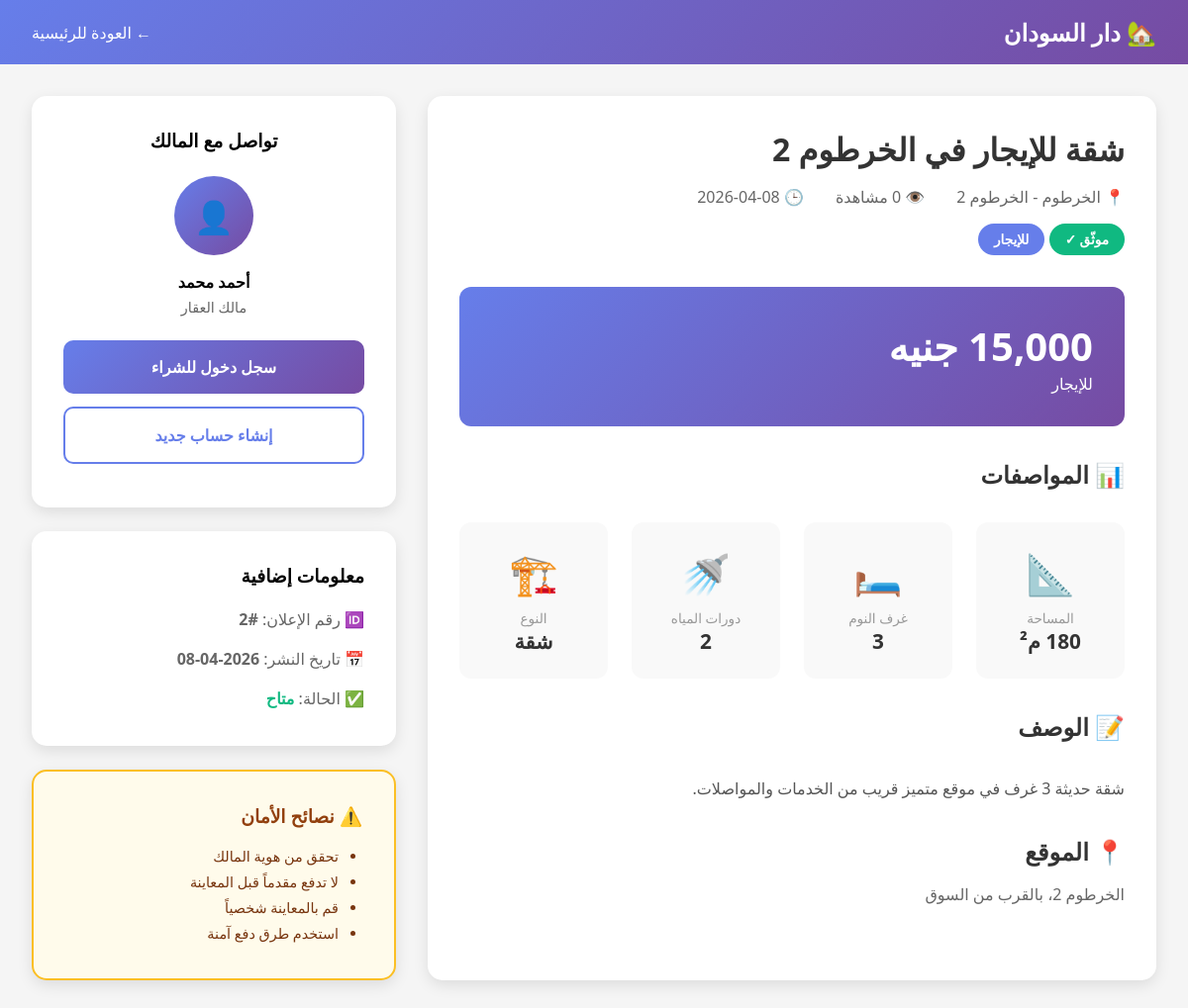
The app's page /property_details.php?id=2 with its own data.
### tables this page shows
CREATE TABLE properties (
    property_id INT PRIMARY KEY AUTO_INCREMENT,
    owner_id INT NOT NULL,
    title VARCHAR(200) NOT NULL,
    description TEXT NOT NULL,
    property_type ENUM('شقة', 'فيلا', 'منزل', 'أرض', 'محل تجاري', 'مكتب') NOT NULL,
    listing_type ENUM('للبيع', 'للإيجار') NOT NULL,
    price DECIMAL(15, 2) NOT NULL,
    area DECIMAL(10, 2) NOT NULL,
    bedrooms INT DEFAULT NULL,
    bathrooms INT DEFAULT NULL,
    location_id INT NOT NULL,
    address TEXT NOT NULL,
    latitude DECIMAL(10, 8) DEFAULT NULL,
    longitude DECIMAL(11, 8) DEFAULT NULL,
    is_verified TINYINT(1) DEFAULT 0,
    verification_date TIMESTAMP NULL,
    status ENUM('pending', 'active', 'sold', 'rented', 'rejected') DEFAULT 'pending',
    views_count INT DEFAULT 0,
    created_at TIMESTAMP DEFAULT CURRENT_TIMESTAMP,
    updated_at TIMESTAMP DEFAULT CURRENT_TIMESTAMP ON UPDATE CURRENT_TIMESTAMP,
    FOREIGN KEY (owner_id) REFERENCES users(user_id) ON DELETE CASCADE,
    FOREIGN KEY (location_id) REFERENCES locations(location_id) ON DELETE RESTRICT,
    INDEX idx_property_type (property_type),
    INDEX idx_listing_type (listing_type),
    INDEX idx_price (price),
    INDEX idx_status (status),
    INDEX idx_location (location_id)
);

CREATE TABLE locations (
    location_id INT PRIMARY KEY AUTO_INCREMENT,
    city VARCHAR(100) NOT NULL,
    district VARCHAR(100) NOT NULL,
    parent_location_id INT DEFAULT NULL,
    FOREIGN KEY (parent_location_id) REFERENCES locations(location_id) ON DELETE SET NULL,
    INDEX idx_city (city)
);

CREATE TABLE users (
    user_id INT PRIMARY KEY AUTO_INCREMENT,
    full_name VARCHAR(100) NOT NULL,
    email VARCHAR(100) UNIQUE NOT NULL,
    phone VARCHAR(20) NOT NULL,
    password_hash VARCHAR(255) NOT NULL,
    user_type ENUM('admin', 'owner', 'customer') NOT NULL DEFAULT 'customer',
    profile_image VARCHAR(255) DEFAULT NULL,
    is_verified TINYINT(1) DEFAULT 0,
    national_id VARCHAR(50) DEFAULT NULL,
    created_at TIMESTAMP DEFAULT CURRENT_TIMESTAMP,
    last_login TIMESTAMP NULL,
    is_active TINYINT(1) DEFAULT 1,
    INDEX idx_email (email),
    INDEX idx_user_type (user_type)
);

### config/database.php (called while the page is built, shortened)
<?php
function isLoggedIn() {
    return isset($_SESSION['user_id']);
}
?>

### property_details.php (the view, shortened to what this page needs)
<?php
require_once 'config/database.php';
$property_id = isset($_GET['id']) ? intval($_GET['id']) : 0;
$stmt = $pdo->prepare("
    SELECT p.*, l.city, l.district, u.full_name as owner_name, u.phone as owner_phone, u.user_id as owner_id
    FROM properties p
    LEFT JOIN locations l ON p.location_id = l.location_id
    LEFT JOIN users u ON p.owner_id = u.user_id
    WHERE p.property_id = ? AND p.status = 'active'
");
$stmt->execute([$property_id]);
$property = $stmt->fetch();
?>
<!DOCTYPE html>
<html lang="ar" dir="rtl">
<head>
</head>
<body>
    <header>
        <nav>
            <div class="logo">🏡 دار السودان</div>
            <a href="index.php" style="color: white; text-decoration: none;">← العودة للرئيسية</a>
        </nav>
    </header>
    <div class="container">
        <div class="content-grid">
            <div class="main-content">
                <h1 class="property-title"><?= htmlspecialchars($property['title']) ?></h1>
                <div class="property-meta">
                    <span>📍 <?= htmlspecialchars($property['city']) ?> - <?= htmlspecialchars($property['district']) ?></span>
                    <span>👁️ <?= $property['views_count'] ?> مشاهدة</span>
                    <span>🕒 <?= date('Y-m-d', strtotime($property['created_at'])) ?></span>
                </div>
                <div style="margin-bottom: 1rem;">
                    <?php if ($property['is_verified']): ?>
                        <span class="badge badge-verified">موثّق ✓</span>
                    <?php endif; ?>
                    <span class="badge badge-sale"><?= htmlspecialchars($property['listing_type']) ?></span>
                </div>
                <div class="price-section">
                    <div class="price"><?= number_format($property['price']) ?> جنيه</div>
                    <div><?= htmlspecialchars($property['listing_type']) ?></div>
                </div>
                <h2 style="margin: 2rem 0 1rem; color: #333;">📊 المواصفات</h2>
                <div class="features-grid">
                    <div class="feature-item">
                        <div class="feature-icon">📐</div>
                        <div style="color: #999; font-size: 0.85rem;">المساحة</div>
                        <div class="feature-value"><?= number_format($property['area']) ?> م²</div>
                    </div>
                    <?php if ($property['bedrooms']): ?>
                    <div class="feature-item">
                        <div class="feature-icon">🛏️</div>
                        <div style="color: #999; font-size: 0.85rem;">غرف النوم</div>
                        <div class="feature-value"><?= $property['bedrooms'] ?></div>
                    </div>
                    <?php endif; ?>
                    <?php if ($property['bathrooms']): ?>
                    <div class="feature-item">
                        <div class="feature-icon">🚿</div>
                        <div style="color: #999; font-size: 0.85rem;">دورات المياه</div>
                        <div class="feature-value"><?= $property['bathrooms'] ?></div>
                    </div>
                    <?php endif; ?>
                    <div class="feature-item">
                        <div class="feature-icon">🏗️</div>
                        <div style="color: #999; font-size: 0.85rem;">النوع</div>
                        <div class="feature-value"><?= htmlspecialchars($property['property_type']) ?></div>
                    </div>
                </div>
                <h2 style="margin: 2rem 0 1rem; color: #333;">📝 الوصف</h2>
                <div class="description"><?= nl2br(htmlspecialchars($property['description'])) ?></div>
                <h2 style="margin: 2rem 0 1rem; color: #333;">📍 الموقع</h2>
                <p style="color: #666;"><?= htmlspecialchars($property['address']) ?></p>
            </div>
            <div class="sidebar">
                <div class="contact-card">
                    <h3 style="margin-bottom: 1.5rem; text-align: center;">تواصل مع المالك</h3>
                    <div style="text-align: center; margin-bottom: 1.5rem;">
                        <div class="owner-avatar">👤</div>
                        <div style="font-weight: bold; margin-bottom: 0.3rem;"><?= htmlspecialchars($property['owner_name']) ?></div>
                        <div style="color: #666; font-size: 0.9rem;">مالك العقار</div>
                    </div>
                    <?php if (isLoggedIn() && $_SESSION['user_id'] != $property['owner_id']): ?>
                        <?php if ($property['listing_type'] == 'للبيع'): ?>
                            <a href="checkout.php?id=<?= $property_id ?>" class="btn btn-primary">
                                🛒 شراء الآن
                            </a>
                        <?php endif; ?>
                        <button class="btn btn-secondary" onclick="alert('سيتم فتح نافذة المحادثة')">
                            💬 إرسال رسالة
                        </button>
                        <button class="btn btn-outline" onclick="alert('رقم الهاتف: <?= htmlspecialchars($property['owner_phone']) ?>')">
                            📞 إظهار رقم الهاتف
                        </button>
                    <?php elseif (isLoggedIn() && $_SESSION['user_id'] == $property['owner_id']): ?>
                        <div style="text-align: center; padding: 2rem; background: #f9f9f9; border-radius: 10px; color: #666;">
                            هذا العقار الخاص بك
                        </div>
                    <?php else: ?>
                        <a href="login.php" class="btn btn-primary">سجل دخول للشراء</a>
                        <a href="register.php" class="btn btn-outline">إنشاء حساب جديد</a>
                    <?php endif; ?>
                </div>
                <div class="contact-card">
                    <h3 style="margin-bottom: 1rem;">معلومات إضافية</h3>
                    <div style="color: #666; line-height: 2;">
                        <div style="margin-bottom: 0.5rem;">🆔 رقم الإعلان: <strong>#<?= $property['property_id'] ?></strong></div>
                        <div style="margin-bottom: 0.5rem;">📅 تاريخ النشر: <strong><?= date('Y-m-d', strtotime($property['created_at'])) ?></strong></div>
                        <div>✅ الحالة: <strong style="color: #10b981;">متاح</strong></div>
                    </div>
                </div>
                <div class="contact-card" style="background: #fffbeb; border: 2px solid #fbbf24;">
                    <h3 style="margin-bottom: 1rem; color: #92400e;">⚠️ نصائح الأمان</h3>
                    <ul style="color: #78350f; font-size: 0.9rem; padding-right: 1.5rem; line-height: 1.8;">
                        <li>تحقق من هوية المالك</li>
                        <li>لا تدفع مقدماً قبل المعاينة</li>
                        <li>قم بالمعاينة شخصياً</li>
                        <li>استخدم طرق دفع آمنة</li>
                    </ul>
                </div>
            </div>
        </div>
    </div>
</body>
</html>

### property_details.php (style rules this page uses)
* { margin: 0; padding: 0; box-sizing: border-box; }
body { font-family: 'Segoe UI', Tahoma, Geneva, Verdana, sans-serif; background: #f5f5f5; direction: rtl; }
header { background: linear-gradient(135deg, #667eea 0%, #764ba2 100%); color: white; padding: 1rem 0; }
nav { max-width: 1200px; margin: 0 auto; padding: 0 2rem; display: flex; justify-content: space-between; align-items: center; }
.logo { font-size: 1.5rem; font-weight: bold; }
.container { max-width: 1200px; margin: 2rem auto; padding: 0 2rem; }
.content-grid { display: grid; grid-template-columns: 2fr 1fr; gap: 2rem; }
.main-content { background: white; padding: 2rem; border-radius: 15px; box-shadow: 0 5px 15px rgba(0,0,0,0.1); }
.property-title { font-size: 2rem; color: #333; margin-bottom: 1rem; }
.property-meta { display: flex; gap: 2rem; color: #666; margin-bottom: 1rem; flex-wrap: wrap; }
.badge { display: inline-block; padding: 0.4rem 1rem; border-radius: 20px; font-size: 0.85rem; font-weight: 600; }
.badge-verified { background: #10b981; color: white; }
.badge-sale { background: #667eea; color: white; }
.price-section { background: linear-gradient(135deg, #667eea, #764ba2); color: white; padding: 2rem; border-radius: 12px; margin: 2rem 0; }
.price { font-size: 2.5rem; font-weight: bold; }
.features-grid { display: grid; grid-template-columns: repeat(auto-fit, minmax(150px, 1fr)); gap: 1.5rem; margin: 2rem 0; }
.feature-item { text-align: center; padding: 1.5rem; background: #f9f9f9; border-radius: 12px; }
.feature-icon { font-size: 2.5rem; margin-bottom: 0.5rem; }
.feature-value { font-size: 1.3rem; font-weight: bold; color: #333; }
.sidebar { display: flex; flex-direction: column; gap: 1.5rem; }
.contact-card { background: white; padding: 2rem; border-radius: 15px; box-shadow: 0 5px 15px rgba(0,0,0,0.1); }
.owner-avatar { width: 80px; height: 80px; border-radius: 50%; background: linear-gradient(135deg, #667eea, #764ba2); color: white; display: flex; align-items: center; justify-content: center; font-size: 2rem; margin: 0 auto 1rem; }
.btn { width: 100%; padding: 1rem; border: none; border-radius: 10px; font-weight: 600; cursor: pointer; margin-bottom: 0.8rem; transition: all 0.3s; text-align: center; display: block; text-decoration: none; font-size: 1rem; }
.btn-primary { background: linear-gradient(135deg, #667eea, #764ba2); color: white; }
.btn-outline { background: white; color: #667eea; border: 2px solid #667eea; }
.description { line-height: 1.8; color: #555; margin: 2rem 0; white-space: pre-wrap; }

### records on screen
properties: title "شقة للإيجار في الخرطوم 2", location.city "الخرطوم", location.district "الخرطوم 2", views_count "0", created_at "2026-04-08", listing_type "للإيجار", area "180", bedrooms "3", bathrooms "2", property_type "شقة", description "شقة حديثة 3 غرف في موقع متميز قريب من الخدمات والمواصلات.", address "الخرطوم 2، بالقرب من السوق", owner.full_name "أحمد محمد", property_id "2"
